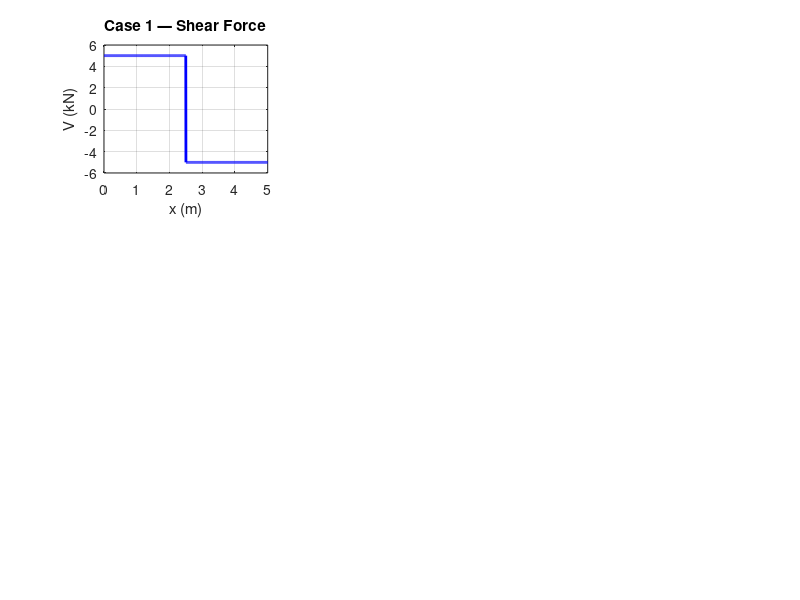

The MATLAB script that drew this image: (Note: this script raises an error after producing the figure.)
%% Beam Deflection Calculator
% Vlad Dragomir — Aerospace Engineering Portfolio
% Calculates and plots shear, moment, and deflection for 3 beam cases

clc; clear; close all;
e
%% --- INPUTS ---
L = 5;          % Beam length (m)
P = 10000;      % Point load (N)
w = 2000;       % Distributed load (N/m)
E = 200e9;      % Young's modulus — steel (Pa)
b = 0.05;       % Cross-section width (m)
h = 0.1;        % Cross-section height (m)
I = (b * h^3) / 12;  % Second moment of area (m^4)

fprintf('=== BEAM PROPERTIES ===\n')
fprintf('Length: %.1f m\n', L)
fprintf('E: %.0f GPa\n', E/1e9)
fprintf('I: %.4e m^4\n', I)
fprintf('EI: %.4e N·m²\n', E*I)

%% --- CASE 1: Simply Supported + Point Load at Center ---
x1 = linspace(0, L, 1000);

% Deflection (valid for x <= L/2, mirror for x > L/2)
x_left = x1(x1 <= L/2);
x_right = x1(x1 > L/2);

d_left  = (P .* x_left  .* (3*L^2 - 4*x_left.^2))  / (48*E*I);
d_right = (P .* (L - x_right) .* (3*L^2 - 4*(L-x_right).^2)) / (48*E*I);
deflection1 = [d_left, d_right] * 1000; % convert to mm

% Shear force
V1 = zeros(size(x1));
V1(x1 < L/2)  =  P/2;
V1(x1 >= L/2) = -P/2;

% Bending moment
M1 = zeros(size(x1));
M1(x1 <= L/2) = (P/2) .* x1(x1 <= L/2);
M1(x1 > L/2)  = (P/2) .* (L - x1(x1 > L/2));

max_d1 = P*L^3 / (48*E*I) * 1000;
fprintf('\n=== CASE 1: Simply Supported + Point Load ===\n')
fprintf('Max deflection: %.4f mm at center\n', max_d1)
fprintf('Max moment: %.1f N·m at center\n', max(M1))

%% --- CASE 2: Simply Supported + Uniform Distributed Load ---
x2 = linspace(0, L, 1000);
deflection2 = (w .* x2 .* (L^3 - 2*L.*x2.^2 + x2.^3)) / (24*E*I) * 1000;

V2 = w*L/2 - w.*x2;
M2 = (w*L/2).*x2 - (w.*x2.^2)/2;

max_d2 = 5*w*L^4 / (384*E*I) * 1000;
fprintf('\n=== CASE 2: Simply Supported + Distributed Load ===\n')
fprintf('Max deflection: %.4f mm at center\n', max_d2)
fprintf('Max moment: %.1f N·m at center\n', max(M2))

%% --- CASE 3: Cantilever + Point Load at Free End ---
x3 = linspace(0, L, 1000);
deflection3 = (P .* x3.^2 .* (3*L - x3)) / (6*E*I) * 1000;

V3 = -P * ones(size(x3));
M3 = -P .* (L - x3);

max_d3 = P*L^3 / (3*E*I) * 1000;
fprintf('\n=== CASE 3: Cantilever + Point Load ===\n')
fprintf('Max deflection: %.4f mm at free end\n', max_d3)
fprintf('Max moment: %.1f N·m at wall\n', abs(min(M3)))

%% --- PLOTS ---
figure('Color', 'white', 'Position', [100 100 1200 800])

% Case 1
subplot(3,3,1)
plot(x1, V1/1000, 'b', 'LineWidth', 2)
title('Case 1 — Shear Force', 'FontWeight', 'bold')
xlabel('x (m)'); ylabel('V (kN)')
grid on; yline(0, 'k--')

subplot(3,3,2)
plot(x1, M1/1000, 'r', 'LineWidth', 2)
title('Case 1 — Bending Moment', 'FontWeight', 'bold')
xlabel('x (m)'); ylabel('M (kN·m)')
grid on; yline(0, 'k--')

subplot(3,3,3)
plot(x1, -deflection1, 'g', 'LineWidth', 2)
title('Case 1 — Deflection', 'FontWeight', 'bold')
xlabel('x (m)'); ylabel('δ (mm)')
grid on; yline(0, 'k--')

% Case 2
subplot(3,3,4)
plot(x2, V2/1000, 'b', 'LineWidth', 2)
title('Case 2 — Shear Force', 'FontWeight', 'bold')
xlabel('x (m)'); ylabel('V (kN)')
grid on; yline(0, 'k--')

subplot(3,3,5)
plot(x2, M2/1000, 'r', 'LineWidth', 2)
title('Case 2 — Bending Moment', 'FontWeight', 'bold')
xlabel('x (m)'); ylabel('M (kN·m)')
grid on; yline(0, 'k--')

subplot(3,3,6)
plot(x2, -deflection2, 'g', 'LineWidth', 2)
title('Case 2 — Deflection', 'FontWeight', 'bold')
xlabel('x (m)'); ylabel('δ (mm)')
grid on; yline(0, 'k--')

% Case 3
subplot(3,3,7)
plot(x3, V3/1000, 'b', 'LineWidth', 2)
title('Case 3 — Shear Force', 'FontWeight', 'bold')
xlabel('x (m)'); ylabel('V (kN)')
grid on; yline(0, 'k--')

subplot(3,3,8)
plot(x3, M3/1000, 'r', 'LineWidth', 2)
title('Case 3 — Bending Moment', 'FontWeight', 'bold')
xlabel('x (m)'); ylabel('M (kN·m)')
grid on; yline(0, 'k--')

subplot(3,3,9)
plot(x3, -deflection3, 'g', 'LineWidth', 2)
title('Case 3 — Deflection', 'FontWeight', 'bold')
xlabel('x (m)'); ylabel('δ (mm)')
grid on; yline(0, 'k--')

sgtitle('Beam Deflection Analysis — Three Load Cases', 'FontSize', 14, 'FontWeight', 'bold')
